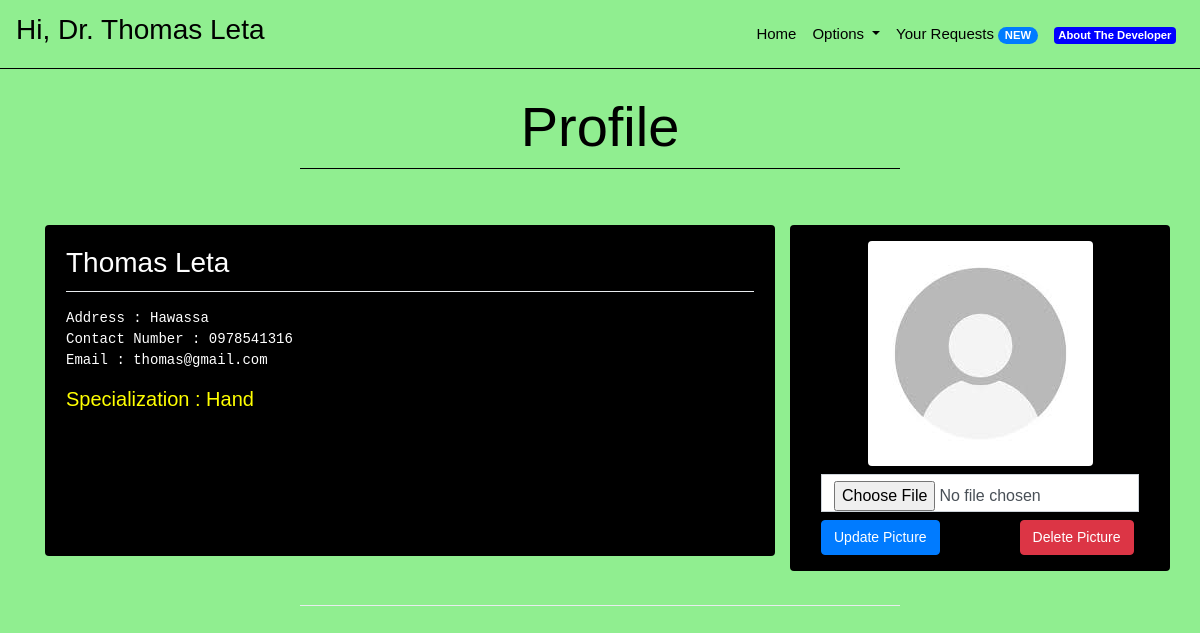
Page /profile (signed in) on the committed database.
### core/models.py (models this page shows, shortened)
class Doctor(models.Model):
    name = models.CharField(max_length = 30)
    address = models.CharField(max_length = 100)
    contactNumber = models.CharField(unique = True, max_length = 10)
    email = models.EmailField(unique = True, max_length = 255)
    specialization = models.CharField(max_length = 100)
    passwordHash = models.CharField(max_length = 64)
    emailHash = models.CharField(max_length = 64)
    image = models.ImageField(upload_to='profile_images/', default='profile_images/default.jpg')

### core/views.py (the view, shortened to what this page needs)
# urls.py: path('profile', views.profile, name = "profile"),
def profile(request):
    request = requestSessionInitializedChecker(request)
    if request.method == "GET":
        if request.session['isLoggedIn']:
            if request.session['isDoctor']:
                doctor = Doctor.objects.get(emailHash = request.session['userEmail'])
                context = {
                    "user": doctor
                    }
                response = render(request, "core/profile.html", context)
                return responseHeadersModifier(response)

### core/views.py (called while the page is built)
def responseHeadersModifier(response):
    response["Cache-Control"] = "no-cache, no-store, must-revalidate"
    response["Pragma"] = "no-cache"
    response["Expires"] = "0"
    return response

def requestSessionInitializedChecker(request):
    if not request.session.get('isDoctor'):
        request.session['isDoctor'] = ""
    if not request.session.get('isLoggedIn'):
        request.session['isLoggedIn'] = False
    if not request.session.get('userEmail'):
        request.session['userEmail'] = ""
    if not request.session.get('Name'):
        request.session['Name'] = ""
    if not request.session.get('numberNewAssistances'):
        request.session['numberNewAssistances'] = ""
    return request

### core/templates/core/profile.html (shortened to what this page needs)
{% extends "core/base.html" %}
{% block bodytag %}
{% load static %}
<body background="{% static 'core/images/back.png' %}" style="background-size: auto auto;">
    {% endblock %}
    {% block body %}
    <br>
    <h1 style="text-align:center;color:black;" class="display-4">
        Profile
    </h1>
    <li class="dropdown-divider" style="margin-left:25%;margin-right:25%;color:yellow;border-color:black"></li>
    <br>
    <br>
    <div class="row container" style="margin: 0 auto;">
        <div class="col-md-8 col-sm-12 mb-3">
            <div class="card" style="background:rgba(0,0,0,1.0);color:white;padding-bottom:17%">
                <div class="card-body">
                    <h3 class="card-title"> {{ user.name }}</h3>
                    <li class="dropdown-divider"></li>
                    <p class="card-text">
                    <pre
                        style="color:white">Address : {{ user.address }}<br>Contact Number : {{ user.contactNumber }}<br>Email : {{ user.email }}</pre>
                    </p>
                    {% if user.specialization %}
                    <h2 class="card-link lead" style="color:yellow;margin-bottom:0;">Specialization : {{ user.specialization }}
                    </h2>
                    {% endif %}
                </div>
            </div>
        </div>
        <div class="col-md-4 col-sm-12 mb-3 text-white rounded" style="background-color: black;">
            <div class="container p-3">
                <img src="{{ user.image.url }}" class="rounded mx-auto d-block img-fluid" alt="Responsive image">
                <form action="{% url 'update_profile_picture' %}" method="post" enctype="multipart/form-data" class="mt-2">
                    <input type="file" name="image" class="form-control">
                    <div class="d-flex mt-2 align-items-center">
                        <button type="submit" class="btn btn-primary rounded">Update Picture</button>
                </form>
                <form action="{% url 'delete_profile_picture' %}" method="post" class="d-inline ms-3">
                    <button type="submit" class="btn btn-danger rounded" style="margin-left: 80px;">Delete Picture</button>
                </form>
            </div>
        </div>
        </div>
    <li class="dropdown-divider" style="margin-left:25%;margin-right:25%;margin-top:1.5%;margin-bottom:0px"></li>
    <br>
    {% endblock %}

### core/templates/core/base.html (shortened to what this page needs)
{% load static %}
<!doctype html>
<html lang="en">
<head>
    <link rel="stylesheet" href="https://stackpath.bootstrapcdn.com/bootstrap/4.2.1/css/bootstrap.min.css">
    <link rel="stylesheet" href="{% static 'core/css/style.css' %}">
    <link rel="stylesheet" href="{% static 'core/css/aboutstyle.css' %}">
    <link rel="stylesheet" href="{% static 'core/css/responsive.css' %}">
    <link rel="stylesheet" href="https://cdnjs.cloudflare.com/ajax/libs/font-awesome/4.7.0/css/font-awesome.min.css">
</head>
{% block bodytag %}
{% endblock %}
<nav class="navbar navbar-expand-lg navbar-light bg-transparent">
    {% if request.session.isLoggedIn %}
    <a class="navbar-brand" href="/">
        <h3 style="color:black;text-align:center">Hi,{% if request.session.isDoctor %} Dr.{% endif %} {{ request.session.Name }}</h3>
    </a>
    {% else %}
    <a class="navbar-brand" href="/">
        <h2 style="color:black;text-align:center">Enen</h2>
    </a>
    {% endif %}
    <div class="collapse navbar-collapse" id="navbarSupportedContent">
        <ul class="navbar-nav ml-auto">
            <li class="nav-item active">
                <a class="nav-link" href="{% url 'index' %}" style="color:black">Home </a>
            </li>
            {% if request.session.isLoggedIn %}
            <li class="nav-item dropdown">
                <a class="nav-link dropdown-toggle" style="color:black" href="#" id="navbarDropdown" role="button"
                    data-toggle="dropdown" aria-haspopup="true" aria-expanded="false">
                    Options
                </a>
            </li>
            {% endif %}
            {% if request.session.isLoggedIn %}
            <li class="nav-item">
                <a class="nav-link" href="{% url 'login' %}" style="color:black">Your Requests <span
                        class="badge badge-primary badge-pill">{{ request.session.numberNewAssistances }}
                        NEW</span></a>
            </li>
            {% else %}
            <li class="nav-item">
                <a class="nav-link" href="{% url 'login' %}" style="color:black">Login</a>
            </li>
            {% endif %}
            <li class="nav-item">
                <a class="nav-link" href="{% url 'about' %}" style="color:black"><span style="background-color: blue" class="badge badge-secondary">About The Developer</span></a>
            </li>
        </ul>
    </div>
</nav>
<li class="dropdown-divider" style="margin-top:0px;margin-bottom:0px;border-color:black"></li>
{% block body %}
{% endblock %}
</body>
</html>

### core/static/core/css/style.css (style rules this page uses)
body { font-family: 'Nunito', sans-serif; color: #000000; background-color: #fefefe; overflow-x: hidden; }
@media (min-width: 1200px) { .container { max-width: 1170px; } }

### core/static/core/css/aboutstyle.css (style rules this page uses)
* { margin: 0; padding: 0; border: 0; outline: none; }
p { font-size: 15px; line-height: 1.6; font-weight: 500; }
a { font-family: 'Quicksand', sans-serif; font-size: 15px; color: #555555; }
img { max-width: 100%; height: auto; }
button { font-family: 'Poppins', sans-serif; font-size: 14px !important; border-radius: 0 !important; }
input, textarea, .form-control, select { border-radius: 0 !important; font-family: 'Quicksand', sans-serif; }

### rows in the picture
Doctor: session.Name "Thomas Leta", name "Thomas Leta", address "Hawassa", contactNumber "0978541316", email "thomas@gmail.com", specialization "Hand", image (placeholder picture)
